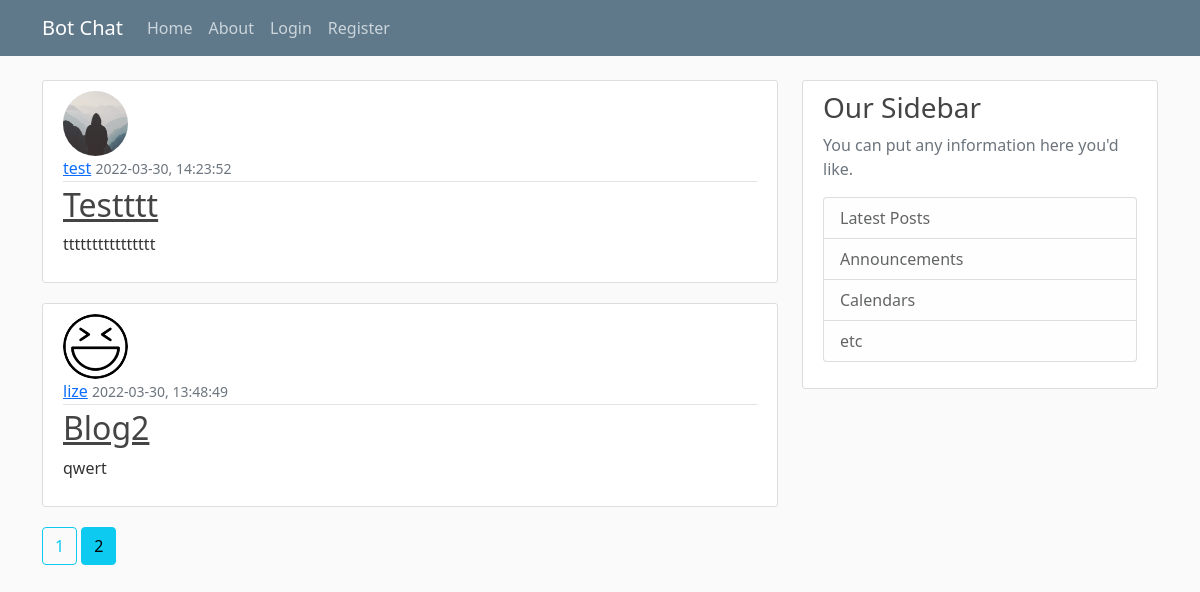
The page /home?page=2 on the database its author committed.
### FlaskServer/model.py (models this page shows, shortened)
class Post(db.Model):
    id = db.Column(db.Integer, primary_key=True)
    title = db.Column(db.String(100), nullable=False)
    date_posted = db.Column(db.DateTime, nullable=False, default=datetime.utcnow)
    content = db.Column(db.Text, nullable=False)
    user_id = db.Column(db.Integer, db.ForeignKey('user.id'), nullable=False)

class User(db.Model, UserMixin):
    id = db.Column(db.Integer, primary_key=True)
    username = db.Column(db.String(20), unique=True, nullable=False)
    email = db.Column(db.String(120), unique=True, nullable=False)
    image_file = db.Column(db.String(20), nullable=False, default='default.jpg')
    password = db.Column(db.String(60), nullable=False)
    posts = db.relationship('Post', backref='author', lazy=True)

### FlaskServer/main/routes.py (the view)
@main.route("/")
@main.route("/home")
def home():
    page = request.args.get('page', 1, type=int)
    posts = Post.query.order_by(Post.date_posted.desc()).paginate(per_page=5)
    return render_template('home.html', posts=posts)

### FlaskServer/templates/home.html
{% extends "layout.html" %}
{%block content%}
    {% for post in posts.items %}
        <article class="media content-section">
            <img class="rounded-circle article-img" src="{{ url_for('static', filename='profile_pics/' + post.author.image_file) }}"></img>
            <div class="media-body">
            <div class="article-metadata">
                <a class="mr-2" href="{{ url_for('users.user_post', username=post.author.username) }}">{{ post.author.username }}</a>
                <small class="text-muted">{{ post.date_posted.strftime("%Y-%m-%d, %H:%M:%S") }}</small>
            </div>
            <h2><a class="article-title" href="{{ url_for('posts.post', post_id=post.id) }}">{{ post.title }}</a></h2>
            <p class="article-content">{{ post.content }}</p>
            </div>
        </article>
    {% endfor %}
    {% for page_num in posts.iter_pages(left_edge=1, right_edge=1, left_current=2, right_current=3) %}
        {% if page_num %}
            {% if posts.page == page_num %}
                <a class="btn btn-info mb-4" href="{{ url_for('main.home', page=page_num) }}">{{ page_num }}</a>
            {% else %}
                <a class="btn btn-outline-info mb-4" href="{{ url_for('main.home', page=page_num) }}">{{ page_num }}</a>
            {% endif %}
        {% else %}
            ...
        {% endif %}
    {% endfor %}
{%endblock content%}

### FlaskServer/static/main.css (style rules this page uses)
body { background: #fafafa; color: #333333; margin-top: 5rem; }
h1, h2, h3, h4, h5, h6 { color: #444444; }
.content-section { background: #ffffff; padding: 10px 20px; border: 1px solid #dddddd; border-radius: 3px; margin-bottom: 20px; }
.article-title { color: #444444; }
.article-content { white-space: pre-line; }
.article-img { height: 65px; width: 65px; margin-right: 16px; }
.article-metadata { padding-bottom: 1px; margin-bottom: 4px; border-bottom: 1px solid #e3e3e3 }

### rows shown on the page
Post: image_file (placeholder picture), author.username "test", date_posted "2022-03-30, 14:23:52", title "Testttt", content "tttttttttttttttt"
Post: image_file (picture), author.username "lize", date_posted "2022-03-30, 13:48:49", title "Blog2", content "qwert"

### other values the page prints
{{ page_num }} "1"
{{ page_num }} "2"
